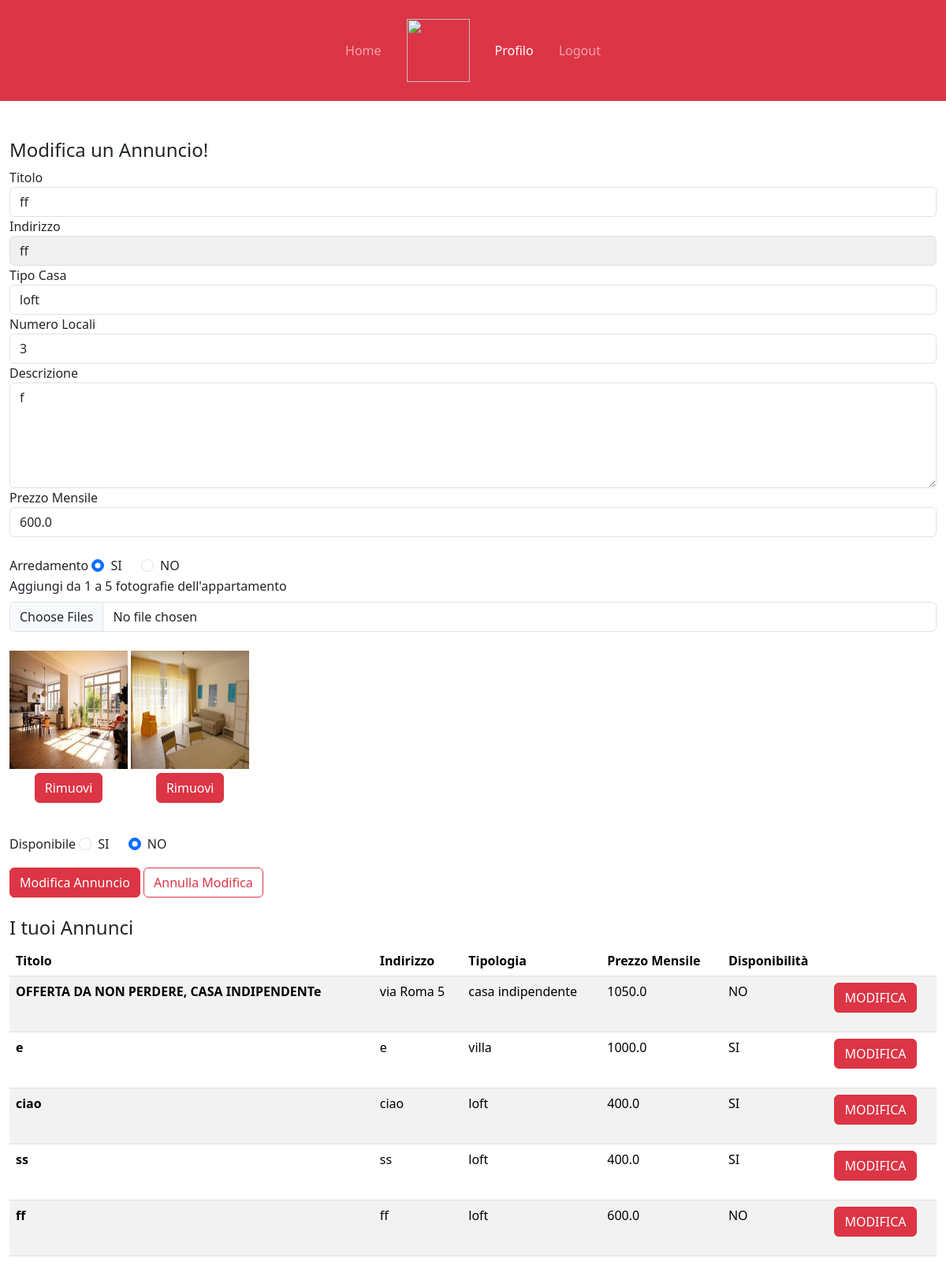
Page /profilo/21 (signed in) on the committed database.
### tables this page shows
CREATE TABLE "ANNUNCI" (
	"idAnnuncio"	INTEGER NOT NULL,
	"titolo"	TEXT NOT NULL,
	"indirizzo"	TEXT NOT NULL,
	"tipoCasa"	TEXT NOT NULL,
	"numeroLocali"	TEXT NOT NULL,
	"descrizione"	TEXT NOT NULL,
	"prezzoMensile"	REAL NOT NULL,
	"arredamento"	TEXT NOT NULL,
	"disponibilita"	TEXT NOT NULL,
	"idUtente"	INTEGER NOT NULL,
	FOREIGN KEY("idUtente") REFERENCES "UTENTI"("idUtente"),
	PRIMARY KEY("idAnnuncio" AUTOINCREMENT)
);

### app.py (the view)
@app.route('/profilo')
@app.route('/profilo/<int:id>')
@login_required
def profilo(id=None): #annuncio=None significa che il parametro è opzionale.
   if id is not None:
      annunci=posts_dao.get_annunci(current_user.id)
      annuncio=posts_dao.get_singleAnnuncio(id)
      return render_template('profilo.html', annunci=annunci, annuncio=annuncio)
   else:
      annunci=posts_dao.get_annunci(current_user.id)
      return render_template('profilo.html', annunci=annunci)

### app.py (called while the page is built)
@login_manager.user_loader
def load_user(user_id):
    db_user=posts_dao.get_user_by_id(user_id)
    user = User(id=db_user['idUtente'],
                username=db_user['username'],
                password=db_user['password'],
                tipo=db_user['tipo'])
    return user

### posts_dao.py (called while the page is built)
def get_user_by_id(id_utente):
    query = 'SELECT * FROM UTENTI WHERE idUtente = ?'
    connection = sqlite3.connect('db/affitti.db')
    connection.row_factory = sqlite3.Row
    cursor = connection.cursor()
    cursor.execute(query, (id_utente,))
    result = cursor.fetchone()
    cursor.close()
    connection.close()
    return result

def get_annunci(id):
    conn =sqlite3.connect('db/affitti.db')
    conn.row_factory = sqlite3.Row
    cursor= conn.cursor()
    sql = 'SELECT  ANNUNCI.idAnnuncio, titolo, indirizzo, tipoCasa, numeroLocali, descrizione, \
    prezzoMensile, arredamento, disponibilita, urlFoto FROM ANNUNCI, FOTO \
    where ANNUNCI.idUtente = ? and ANNUNCI.idAnnuncio = FOTO.idAnnuncio \
    GROUP BY ANNUNCI.idAnnuncio'
    cursor.execute(sql, (id,))
    annunci= cursor.fetchall()
    cursor.close()
    conn.close()
    return annunci

def get_singleAnnuncio(id):
    conn =sqlite3.connect('db/affitti.db')
    conn.row_factory = sqlite3.Row
    cursor= conn.cursor()
    sql = '''SELECT ANNUNCI.* ,GROUP_CONCAT(urlFoto, ',') AS foto_concatenate
           FROM ANNUNCI, FOTO
           where ANNUNCI.idAnnuncio = ? and ANNUNCI.idAnnuncio = FOTO.idAnnuncio
           GROUP BY ANNUNCI.idAnnuncio'''
    cursor.execute(sql, (id,))
    annuncio= cursor.fetchone()  #vedere se meglio fetchone o fetchall
    cursor.close()
    conn.close()
    return annuncio

### templates/profilo.html (shortened to what this page needs)
{% extends "base.html" %}
{% block liNav %}
<li class="nav-item">
    <a class="nav-link mx-2" aria-current="page" href="{{url_for('index')}}">Home</a>
  </li>
  <li class="nav-item d-none d-lg-block">
    <a class="nav-link mx-2" href="#">
      <img src="/static_files/images/logos/logo_2_white.png" height="80" />
    </a>
  </li>
  {% if current_user.is_authenticated %}
  <li class="nav-item">
    <a class="nav-link mx-2 active" href="#">Profilo</a>
  </li>
  <li class="nav-item">
    <a class="nav-link mx-2" href="{{url_for('logout')}}">Logout</a>
  </li>
  {% else %}
  <li class="nav-item">
    <a class="nav-link mx-2" href="{{url_for('Page_login')}}">Login</a>
  </li>
</li>
  {% endif %}
{% endblock %}
{% block content %}
  {% if current_user.tipo == 'locatore' %}
    <div class="container-fluid mt-5">
      {% if current_user.is_authenticated %}
            {% if annuncio %}
            <form action="/Ann/mod" method="POST" enctype="multipart/form-data">
              <div class="form-group">
                  <h4>Modifica un Annuncio!</h4>
                  <label for="titolo">Titolo</label>
                  <input type="text" name="titolo" class="form-control" value="{{annuncio.titolo}}" required>
              </div>
              <div class="form-group">
                <label for="indirizzo">Indirizzo</label>
                <input type="text" name="indirizzo" class="form-control grigioChiaro" value="{{annuncio.indirizzo}}" readonly>
              </div>
              <div class="form-group">
                <label for="tipoC">Tipo Casa</label>
                <select class="form-control" name="tipoC" required>
                  {% set case = ['casa indipendente', 'appartamento', 'loft', 'villa'] %}
                  {% for casa in case %}
                      <option name="tipoC" {% if annuncio.tipoCasa == casa %}selected{% endif %}>{{ casa }}</option>
                  {% endfor %}
                </select>
              </div>
              <div class="form-group">
                <label for="numLocali">Numero Locali</label>
                <select class="form-control" name="numLocali" required>
                  {% set numeri = ['1','2','3','4','5+'] %}
                  {% for numero in numeri %}
                      <option name="numLocali" {% if annuncio.numeroLocali == numero %}selected{% endif %}>{{ numero }}</option>
                  {% endfor %}
                </select>
              </div>
              <div class="form-group">
                  <label for="descrizione">Descrizione</label>
                  <textarea name="descrizione" msg cols="30" rows="5" class="form-control" required>{{annuncio.descrizione}}</textarea>
              </div>
              <div class="form-group">
                <label for="prezzoM">Prezzo Mensile</label>
                <input type="number" name="prezzoM" class="form-control" value="{{annuncio.prezzoMensile}}" min="100" max="2500" step="50" required>
              </div>
              <br>
              <div class="form-group mb-3">
                <label for="divArredato">Arredamento</label>
                {% if annuncio.arredamento == 'SI' %}
                  <div class="form-check form-check-inline" id="divArredato">
                    <input type="radio" class="form-check-input" id="rad1" name="arredato" value="SI" checked>SI
                  </div>
                  <div class="form-check form-check-inline">
                    <input type="radio" class="form-check-input" id="rad2" name="arredato" value="NO">NO
                  </div>
                {% endif %}
              <div class="form-group">
                  <label for="imgCommento" class="form-label">Aggiungi da 1 a 5 fotografie dell'appartamento</label>
                  <input class="form-control" type="file" name="imgAnnuncio" multiple>
                  <br>
                  {% set foto_list = annuncio.foto_concatenate.split(',') %}
                  {% for foto in foto_list %}
                    <div class="foto-container">
                      <form action="/rimuoviFoto/{{annuncio.idAnnuncio}}" method="POST" enctype="multipart/form-data">
                        <img src="{{ url_for('static', filename=foto) }}" alt="Foto" class="fotoAnnunci">
                        <button type="submit" class="btn btn-danger">Rimuovi</button>
                      </form>
                    </div>
                  {% endfor %}
              </div>
              <br>
              <div class="form-group mb-3">
                <label for="divDisponibile">Disponibile</label>
                {% if annuncio.disponibilita == 'SI' %}
                <div class="form-check form-check-inline" id="divDisponibile">
                  <input type="radio" class="form-check-input" id="radD1" name="disponibile" value="SI" checked>SI
                  <label class="form-check-label" for="radD1"></label>
                </div>
                <div class="form-check form-check-inline">
                  <input type="radio" class="form-check-input" id="radD2" name="disponibile" value="NO">NO
                  <label class="form-check-label" for="radD2"></label>
                </div>
                {% else %}
                <div class="form-check form-check-inline" id="divDisponibile">
                  <input type="radio" class="form-check-input" id="radD1" name="disponibile" value="SI">SI
                </div>
                <div class="form-check form-check-inline">
                  <input type="radio" class="form-check-input" id="radD2" name="disponibile" value="NO" checked>NO
                </div>
                {% endif %}
              </div>
              <div class="form-group">
                  <button type="submit" id="annuncio" class="btn btn-danger">Modifica Annuncio</button>
                  <a href="{{url_for('profilo')}}" class="btn btn-outline-danger">Annulla Modifica</a>
                </div>
            </form>
          {% endif %}
      {% endif %}
      <br>
      <div class="row">
          <h4>I tuoi Annunci</h4>
      </div>
      <div style="background-color: #e7effd;">
        <table class="table table-striped">
          <thead>
            <tr>
              <th scope="col">Titolo</th>
              <th scope="col">Indirizzo</th>
              <th scope="col">Tipologia</th>
              <th scope="col">Prezzo Mensile</th>
              <th scope="col">Disponibilità</th>
              <th scope="col"></th>
            </tr>
          </thead>
          <tbody>
            {% for ann in annunci %}
            <tr>
              <th scope="row">{{ann.titolo}}</th>
              <td>{{ann.indirizzo}}</td>
              <td>{{ann.tipoCasa}}</td>
              <td>{{ann.prezzoMensile}}</td>
              <td>{{ann.disponibilita}}</td>
              <td>
                <form action="/modificaAnn/{{ann.idAnnuncio}}" method="POST">
                  <button type="submit" class="btn btn-danger">MODIFICA</button>
                </form>
              </td>
            </tr>
            {% endfor %}
          </tbody>
      </div>
    </div>
  {% else %}
    <p>ciao cliente</p>
  {% endif %}
{% endblock %}

### static/css/style.css (style rules this page uses)
.nav-item { line-height:80px; }
.fotoAnnunci { width: 150px; height: 150px; }
.foto-container { display: inline-block; }
.foto-container button { display: block; margin:auto; margin-top: 5px; }
.grigioChiaro { background-color: #f0f0f0; }

### rows in the picture
ANNUNCI: titolo "ff", indirizzo "ff", tipoC "loft", numLocali "3", descrizione "f", prezzoM "600.0", tipoCasa "loft", prezzoMensile "600.0", disponibilita "NO"
ANNUNCI: titolo "OFFERTA DA NON PERDERE, CASA INDIPENDENTe", indirizzo "via Roma 5", tipoCasa "casa indipendente", prezzoMensile "1050.0", disponibilita "NO"
ANNUNCI: titolo "e", indirizzo "e", tipoCasa "villa", prezzoMensile "1000.0", disponibilita "SI"
ANNUNCI: titolo "ciao", indirizzo "ciao", tipoCasa "loft", prezzoMensile "400.0", disponibilita "SI"
ANNUNCI: titolo "ss", indirizzo "ss", tipoCasa "loft", prezzoMensile "400.0", disponibilita "SI"
